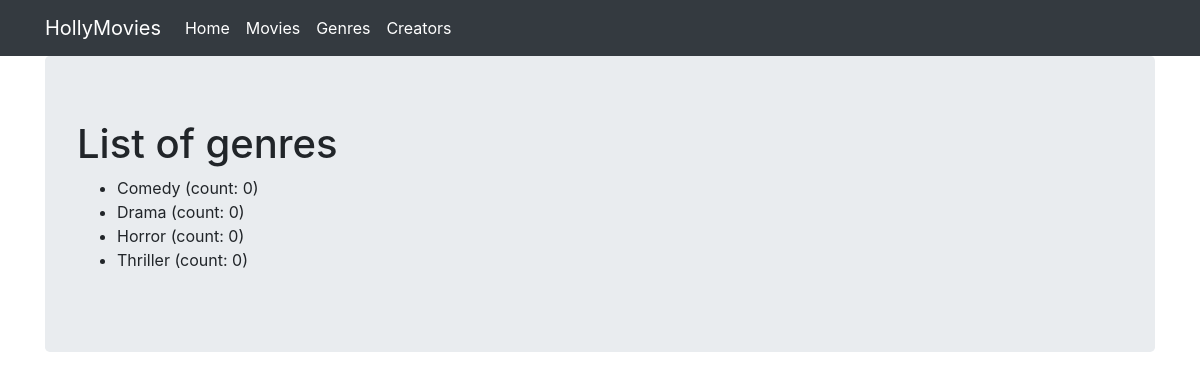
/genres/, run on an earlier commit of the app's database.
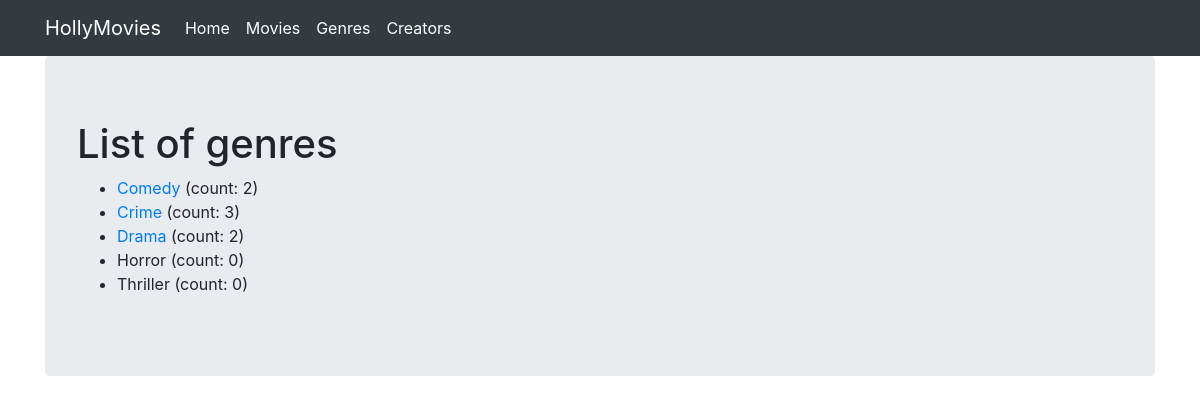
And on a later commit of the database.
### viewer/models.py (models this page shows, shortened)
class Genre(Model):
    name = CharField(max_length=16, null=False, blank=False)
    class Meta:
        ordering = ['name']
    def movies_count(self):
        return self.movies.all().count()

### viewer/views.py (the view)
# urls.py: path('genres/', GenresListView.as_view(), name='genres'),  # CBV: ListView
class GenresListView(ListView):
    template_name = "genres.html"
    model = Genre
    """def get_context_data(self, *, object_list=None, **kwargs):
        context = super().get_context_data(**kwargs)
        context['genres'] = Genre.objects.all()
        return context"""
    context_object_name = 'genres'

### viewer/Templates/genres.html
{% extends "base.html" %}
{% block content %}
<h1>List of genres</h1>
<ul>
    {% for genre in genres %}
        <li>
            {% if genre.movies_count %}
                <a href="{% url 'genre' genre.id %}">
            {% endif %}
            {{ genre.name }}
            {% if genre.movies_count %}
                </a>
            {% endif %}
            (count: {{ genre.movies_count }})
        </li>
    {% endfor %}
</ul>
{% endblock %}

What changed in the data, as far as the page shows it:
computed for Genre "Comedy": movies_count "0" → "2"
added Genre: name "Crime", movies_count "3"
computed for Genre "Drama": movies_count "0" → "2"
